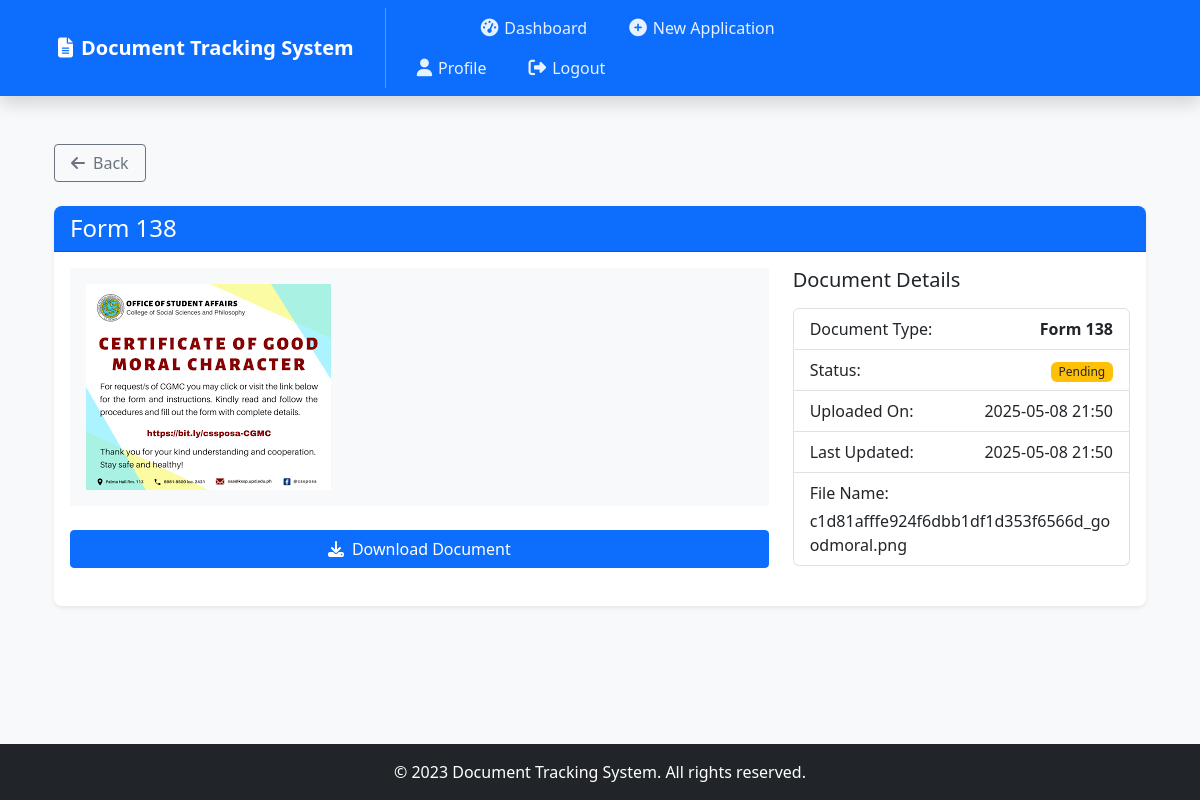
/view_document/13 (signed in), run on the app's committed database.
### app.py (models this page shows)
class Document(db.Model):
    id = db.Column(db.Integer, primary_key=True)
    application_id = db.Column(db.Integer, db.ForeignKey('application.id'), nullable=False)
    document_type = db.Column(db.String(100), nullable=False)
    file_path = db.Column(db.String(200), nullable=False)
    status = db.Column(db.String(50), default='Pending')
    feedback = db.Column(db.Text, nullable=True)
    uploaded_at = db.Column(db.DateTime, default=datetime.utcnow)
    updated_at = db.Column(db.DateTime, default=datetime.utcnow, onupdate=datetime.utcnow)

### app.py (the view)
@app.route('/view_document/<int:document_id>')
@login_required
def view_document(document_id):
    document = Document.query.get_or_404(document_id)
    application = Application.query.get(document.application_id)
    if current_user.role != 'admin' and application.user_id != current_user.id:
        flash('Access denied', 'danger')
        return redirect(url_for('dashboard'))
    return render_template('view_document.html', document=document)

### app.py (called while the page is built)
@login_manager.user_loader
def load_user(user_id):
    return User.query.get(int(user_id))

@app.context_processor
def inject_notifications():
    def get_notifications():
        if current_user.is_authenticated:
            return Notification.query.filter_by(user_id=current_user.id, is_read=False).all()
        return []
    return dict(get_notifications=get_notifications)

@app.context_processor
def inject_now():
    def now():
        return datetime.utcnow()
    return dict(now=now)

@app.context_processor
def inject_user_logs():
    def get_user_logs(user_id, limit=5):
        return AuditLog.query.filter_by(user_id=user_id).order_by(AuditLog.timestamp.desc()).limit(limit).all()
    return dict(get_user_logs=get_user_logs)

### templates/view_document.html (shortened to what this page needs)
{% extends 'base.html' %}
{% block content %}
<div class="container py-4">
    <div class="mb-4">
        <a href="{{ request.referrer or url_for('dashboard') }}" class="btn btn-outline-secondary">
            <i class="fas fa-arrow-left me-2"></i>Back
        </a>
    </div>
    <div class="card shadow-sm">
        <div class="card-header bg-primary text-white">
            <h4 class="mb-0">{{ document.document_type }}</h4>
        </div>
        <div class="card-body">
            <div class="row">
                <div class="col-md-8">
                    <div class="text-center p-3 bg-light mb-4">
                        {% if document.file_path.lower().endswith(('jpg', 'jpeg', 'png')) %}
                            <img src="{{ url_for('static', filename='uploads/' + document.file_path) }}"
                                 class="img-fluid" alt="Document Preview">
                        {% elif document.file_path.lower().endswith('pdf') %}
                            <div class="p-4">
                                <i class="fas fa-file-pdf fa-5x text-danger mb-3"></i>
                                <h5>PDF Document</h5>
                                <p>PDF preview not available in-browser.</p>
                            </div>
                        {% else %}
                            <div class="p-4">
                                <i class="fas fa-file fa-5x text-primary mb-3"></i>
                                <h5>Document</h5>
                                <p>Document preview not available.</p>
                            </div>
                        {% endif %}
                    </div>
                    <div class="d-grid">
                        <a href="{{ url_for('static', filename='uploads/' + document.file_path) }}"
                           class="btn btn-primary" target="_blank" download>
                            <i class="fas fa-download me-2"></i>Download Document
                        </a>
                    </div>
                </div>
                <div class="col-md-4">
                    <h5 class="mb-3">Document Details</h5>
                    <ul class="list-group mb-4">
                        <li class="list-group-item d-flex justify-content-between align-items-center">
                            <span>Document Type:</span>
                            <span class="fw-bold">{{ document.document_type }}</span>
                        </li>
                        <li class="list-group-item d-flex justify-content-between align-items-center">
                            <span>Status:</span>
                            <span>
                                {% if document.status == 'Pending' %}
                                    <span class="badge bg-warning text-dark">{{ document.status }}</span>
                                {% elif document.status == 'Under Review' %}
                                    <span class="badge bg-info">{{ document.status }}</span>
                                {% elif document.status == 'Approved' %}
                                    <span class="badge bg-success">{{ document.status }}</span>
                                {% elif document.status == 'Rejected' %}
                                    <span class="badge bg-danger">{{ document.status }}</span>
                                {% endif %}
                            </span>
                        </li>
                        <li class="list-group-item d-flex justify-content-between align-items-center">
                            <span>Uploaded On:</span>
                            <span>{{ document.uploaded_at.strftime('%Y-%m-%d %H:%M') }}</span>
                        </li>
                        <li class="list-group-item d-flex justify-content-between align-items-center">
                            <span>Last Updated:</span>
                            <span>{{ document.updated_at.strftime('%Y-%m-%d %H:%M') }}</span>
                        </li>
                        <li class="list-group-item">
                            <span>File Name:</span>
                            <div class="text-break mt-1">{{ document.file_path }}</div>
                        </li>
                    </ul>
                </div>
            </div>
        </div>
    </div>
</div>
{% endblock %}

### static/css/style.css (style rules this page uses)
body { font-family: 'Segoe UI', Tahoma, Geneva, Verdana, sans-serif; background-color: #f8f9fa; }
.card { border-radius: 0.5rem; border: none; box-shadow: 0 0.125rem 0.25rem rgba(0, 0, 0, 0.075); transition: transform 0.3s ease-in-out, box-shadow 0.3s ease-in-out; }
.card-header { border-top-left-radius: 0.5rem !important; border-top-right-radius: 0.5rem !important; font-weight: 600; }
.btn { border-radius: 0.25rem; padding: 0.375rem 1rem; font-weight: 500; }
.btn-primary { background-color: #0d6efd; border-color: #0d6efd; }
.badge { font-weight: 500; padding: 0.35em 0.65em; }

### templates/base.html (style rules this page uses)
html, body { height: 100%; margin: 0; }
body { display: flex; flex-direction: column; min-height: 100vh; }

### data on the page
Document: document_type "Form 138", file_path (picture), status "Pending", uploaded_at "2025-05-08 21:50", updated_at "2025-05-08 21:50", file_path "c1d81afffe924f6dbb1df1d353f6566d_goodmoral.png"
